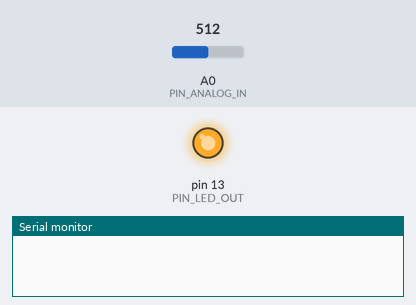
The sketch below on a simulated Arduino Pro Mini, built with avr-gcc and run on an emulated ATmega328P. Shown: output pins drawn as LEDs (lit = HIGH), the last lines printed to the serial monitor. The test bench sets the inputs (shaded band); at power-on: A0 (PIN_ANALOG_IN) = 512.

Above: at 0.1 s.
At 2.7 s:
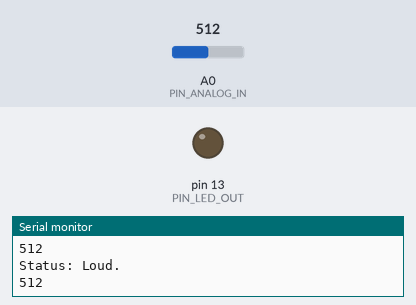
2.8 s: A0 (PIN_ANALOG_IN) set to 20
6.0 s: A0 (PIN_ANALOG_IN) set to 0
Timing chart, 0 to 9.0 s (numbered marks = the images above; inputs shaded):
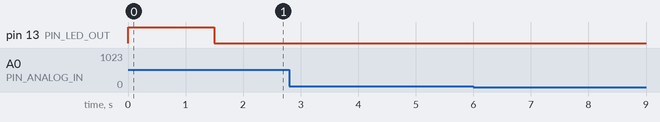

The sketch:

SoundDetector.ino
```cpp
// (licence header left out)
 // Define hardware connections
#define PIN_GATE_IN 2
// if Teensy: interrupt 1 goes with pin 1, in arduino 0 goes with pin 2 ...
#define IRQ_GATE_IN  2
#define PIN_LED_OUT 13
#define PIN_ANALOG_IN A0

// soundISR()
// This function is installed as an interrupt service routine for the pin
// change interrupt.  When digital input 2 changes state, this routine
// is called.
// It queries the state of that pin, and sets the onboard LED to reflect that
// pin's state.
void soundISR()
{
  int pin_val;

  pin_val = digitalRead(PIN_GATE_IN);
  digitalWrite(PIN_LED_OUT, pin_val);
}

void setup()
{
  Serial.begin(9600);

  //  Configure LED pin as output
  pinMode(PIN_LED_OUT, OUTPUT);
  digitalWrite(PIN_LED_OUT,HIGH);
  delay(1500);
  digitalWrite(PIN_LED_OUT,LOW);
  // configure input to interrupt
  pinMode(PIN_GATE_IN, INPUT);
  attachInterrupt(IRQ_GATE_IN, soundISR, CHANGE);

  // Display status
  Serial.println("Initialized");
}

void loop()
{
  int value;
/*  int pin_val;

  pin_val = digitalRead(PIN_GATE_IN);
  digitalWrite(PIN_LED_OUT, pin_val);   */
  // Check the envelope input
  value = analogRead(PIN_ANALOG_IN);

  // Convert envelope value into a message
  Serial.print("Status: ");
  if(value <= 10)
  {
    Serial.println("Quiet.");
  }
  else if( (value > 10) && ( value <= 30) )
  {
    Serial.println("Moderate.");
  }
  else if(value > 30)
  {
    Serial.println("Loud.");
  }
  Serial.println(value);

  // pause for 1 second
  delay(1000);
}
```
